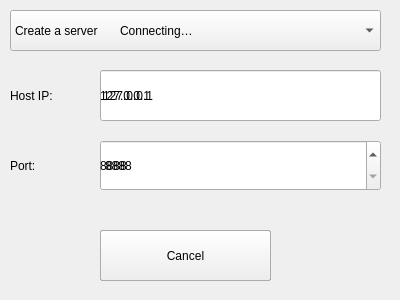
<?xml version="1.0" encoding="UTF-8"?>
<ui version="4.0">
 <class>ConnectionDialog</class>
 <widget class="QDialog" name="ConnectionDialog">
  <property name="geometry">
   <rect>
    <x>0</x>
    <y>0</y>
    <width>400</width>
    <height>300</height>
   </rect>
  </property>
  <property name="windowTitle">
   <string>Create a connection</string>
  </property>
  <widget class="QComboBox" name="comboBox">
   <property name="geometry">
    <rect>
     <x>10</x>
     <y>10</y>
     <width>371</width>
     <height>41</height>
    </rect>
   </property>
   <property name="currentText">
    <string>Create a server</string>
   </property>
   <item>
    <property name="text">
     <string>Create a server</string>
    </property>
   </item>
   <item>
    <property name="text">
     <string>Create a client</string>
    </property>
   </item>
  </widget>
  <widget class="QLabel" name="label">
   <property name="geometry">
    <rect>
     <x>10</x>
     <y>70</y>
     <width>61</width>
     <height>51</height>
    </rect>
   </property>
   <property name="text">
    <string>Host IP:</string>
   </property>
  </widget>
  <widget class="QLabel" name="label_2">
   <property name="geometry">
    <rect>
     <x>10</x>
     <y>140</y>
     <width>61</width>
     <height>51</height>
    </rect>
   </property>
   <property name="text">
    <string>Port:</string>
   </property>
  </widget>
  <widget class="QSpinBox" name="spinBox">
   <property name="geometry">
    <rect>
     <x>100</x>
     <y>140</y>
     <width>281</width>
     <height>51</height>
    </rect>
   </property>
   <property name="minimum">
    <number>8888</number>
   </property>
   <property name="maximum">
    <number>65534</number>
   </property>
  </widget>
  <widget class="QLineEdit" name="lineEdit">
   <property name="geometry">
    <rect>
     <x>100</x>
     <y>70</y>
     <width>281</width>
     <height>51</height>
    </rect>
   </property>
   <property name="text">
    <string>127.0.0.1</string>
   </property>
  </widget>
  <widget class="QPushButton" name="pushButton">
   <property name="geometry">
    <rect>
     <x>100</x>
     <y>230</y>
     <width>171</width>
     <height>51</height>
    </rect>
   </property>
   <property name="text">
    <string>OK</string>
   </property>
  </widget>
  <widget class="QPushButton" name="pushButton_2">
   <property name="geometry">
    <rect>
     <x>100</x>
     <y>230</y>
     <width>171</width>
     <height>51</height>
    </rect>
   </property>
   <property name="text">
    <string>Cancel</string>
   </property>
  </widget>
  <widget class="QLabel" name="label_display">
   <property name="geometry">
    <rect>
     <x>120</x>
     <y>10</y>
     <width>201</width>
     <height>41</height>
    </rect>
   </property>
   <property name="text">
    <string>Connecting…</string>
   </property>
  </widget>
  <widget class="QLabel" name="label_ip">
   <property name="geometry">
    <rect>
     <x>100</x>
     <y>70</y>
     <width>281</width>
     <height>51</height>
    </rect>
   </property>
   <property name="text">
    <string>127.0.0.1</string>
   </property>
  </widget>
  <widget class="QLabel" name="label_port">
   <property name="geometry">
    <rect>
     <x>100</x>
     <y>140</y>
     <width>281</width>
     <height>51</height>
    </rect>
   </property>
   <property name="text">
    <string>8888</string>
   </property>
  </widget>
 </widget>
 <resources/>
 <connections/>
</ui>
